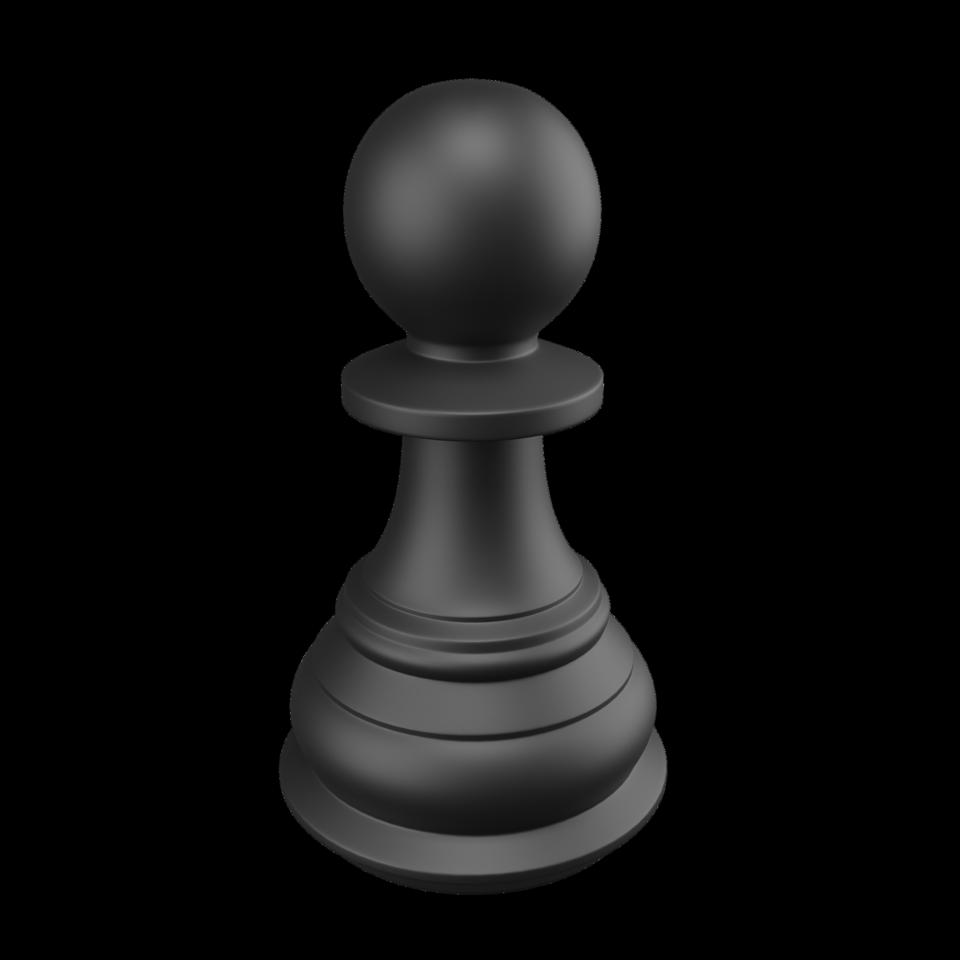
#> input picture manejo_de_imagenes/img.png, 960 x 960 px
$ python rotacion.py
#> lines starting #> are read from the running program, lines starting #| are printed output that depends on the picture
import math

import cv2 as cv
import numpy as np

# Cargar la imagen en escala de grises
img = cv.imread("img.png", 0)
#> img: shape (960, 960); min 0, max 146, mean 15.3

# Obtener el tamaño de la imagen
x, y = img.shape
#> x = 960; y = 960

# Crear una imagen vacía para almacenar el resultado
rotated_img = np.zeros((x*2, y*2), dtype=np.uint8)
xx, yy = rotated_img.shape
#> xx = 1920; yy = 1920
# Calcular el centro de la imagen
cx, cy = int(x  // 2), int(y  // 2)
#> cx = 480; cy = 480

# Definir el ángulo de rotación (en grados) y convertirlo a radianes
angle = 45
theta = math.radians(angle)

# Rotar la imagen
for i in range(x):
    for j in range(y):
        new_x = int((j - cx) * math.cos(theta) - (i - cy) * math.sin(theta) + cx)
        new_y = int((j - cx) * math.sin(theta) + (i - cy) * math.cos(theta) + cy)
        if 0 <= new_x < y and 0 <= new_y < x:
            rotated_img[new_y, new_x] = img[i, j]
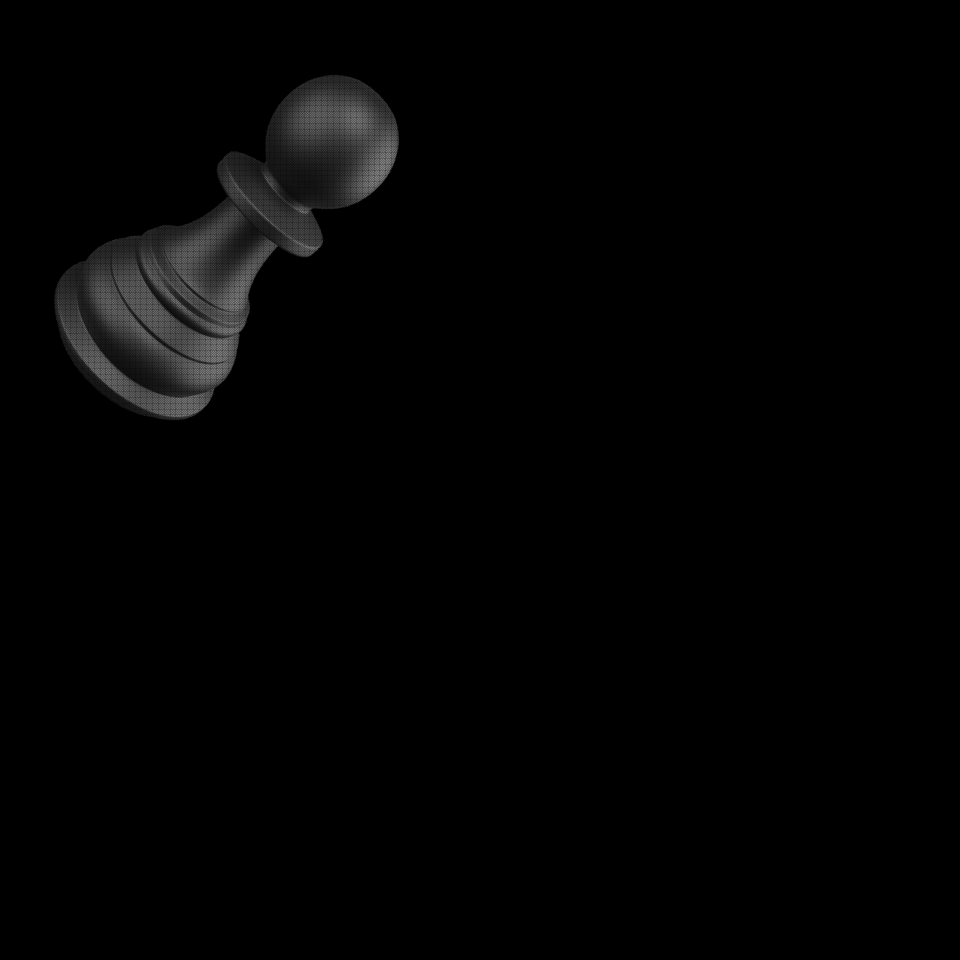
#> rotated_img: shape (1920, 1920) (shown at 1/2 size); min 0, max 133, mean 3.2

# Mostrar la imagen original y la rotada
cv.imshow('Imagen Original', img)
cv.imshow('Imagen Rotada (modo raw)', rotated_img)
cv.waitKey(0)
cv.destroyAllWindows()
